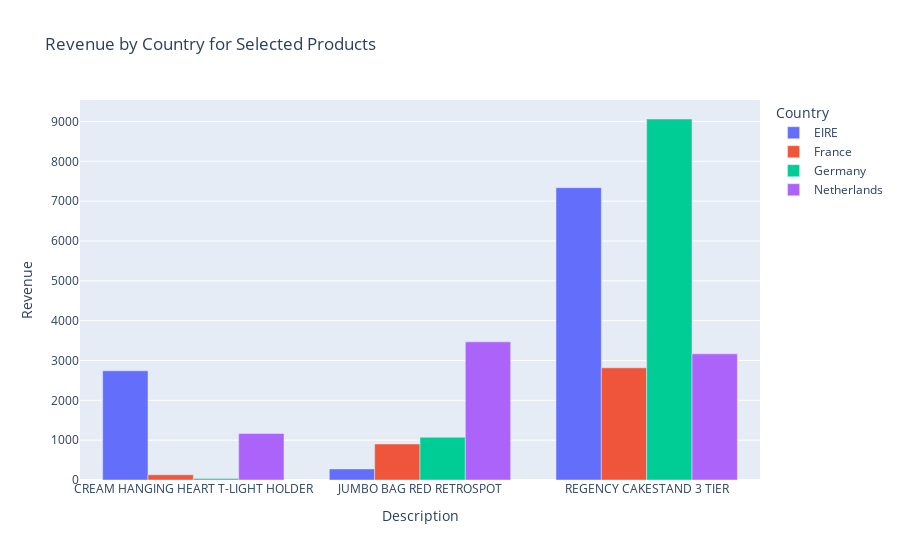

Here is the notebook cell this chart was saved with:
### Code cell
product_list = ['JUMBO BAG RED RETROSPOT', 
                'CREAM HANGING HEART T-LIGHT HOLDER',
                'REGENCY CAKESTAND 3 TIER']

country_list = ['EIRE', 'Germany', 'France', 'Netherlands']

data_filtered = data[
    data['Description'].isin(product_list) &
    data['Country'].isin(country_list)
]
agg_data = data_filtered.groupby(['Description', 'Country'])['Revenue'].sum().reset_index()

fig = px.bar(
    agg_data,
    x='Description',     
    y='Revenue',       
    color='Country',    
    barmode='group',     
    title='Revenue by Country for Selected Products'
)

fig.show()

### Figure 1 — Plotly figure (JSON) as saved in the notebook; plotly's stock layout.template omitted (floating-point values rounded to 4 significant figures)
{"data": [{"alignmentgroup": "True", "hovertemplate": "Country=EIRE<br>Description=%{x}<br>Revenue=%{y}<extra></extra>", "legendgroup": "EIRE", "marker": {"color": "#636efa", "pattern": {"shape": ""}}, "name": "EIRE", "offsetgroup": "EIRE", "orientation": "v", "showlegend": true, "textposition": "auto", "type": "bar", "x": ["CREAM HANGING HEART T-LIGHT HOLDER", "JUMBO BAG RED RETROSPOT", "REGENCY CAKESTAND 3 TIER"], "xaxis": "x", "y": [2741.0, 278.7, 7338.0], "yaxis": "y"}, {"alignmentgroup": "True", "hovertemplate": "Country=France<br>Description=%{x}<br>Revenue=%{y}<extra></extra>", "legendgroup": "France", "marker": {"color": "#EF553B", "pattern": {"shape": ""}}, "name": "France", "offsetgroup": "France", "orientation": "v", "showlegend": true, "textposition": "auto", "type": "bar", "x": ["CREAM HANGING HEART T-LIGHT HOLDER", "JUMBO BAG RED RETROSPOT", "REGENCY CAKESTAND 3 TIER"], "xaxis": "x", "y": [131.8, 903.4, 2817.0], "yaxis": "y"}, {"alignmentgroup": "True", "hovertemplate": "Country=Germany<br>Description=%{x}<br>Revenue=%{y}<extra></extra>", "legendgroup": "Germany", "marker": {"color": "#00cc96", "pattern": {"shape": ""}}, "name": "Germany", "offsetgroup": "Germany", "orientation": "v", "showlegend": true, "textposition": "auto", "type": "bar", "x": ["CREAM HANGING HEART T-LIGHT HOLDER", "JUMBO BAG RED RETROSPOT", "REGENCY CAKESTAND 3 TIER"], "xaxis": "x", "y": [35.4, 1073.0, 9062.0], "yaxis": "y"}, {"alignmentgroup": "True", "hovertemplate": "Country=Netherlands<br>Description=%{x}<br>Revenue=%{y}<extra></extra>", "legendgroup": "Netherlands", "marker": {"color": "#ab63fa", "pattern": {"shape": ""}}, "name": "Netherlands", "offsetgroup": "Netherlands", "orientation": "v", "showlegend": true, "textposition": "auto", "type": "bar", "x": ["CREAM HANGING HEART T-LIGHT HOLDER", "JUMBO BAG RED RETROSPOT", "REGENCY CAKESTAND 3 TIER"], "xaxis": "x", "y": [1167.0, 3468.0, 3166.0], "yaxis": "y"}], "layout": {"barmode": "group", "legend": {"title": {"text": "Country"}, "tracegroupgap": 0}, "title": {"text": "Revenue by Country for Selected Products"}, "xaxis": {"anchor": "y", "domain": [0, 1], "title": {"text": "Description"}}, "yaxis": {"anchor": "x", "domain": [0, 1], "title": {"text": "Revenue"}}}}
